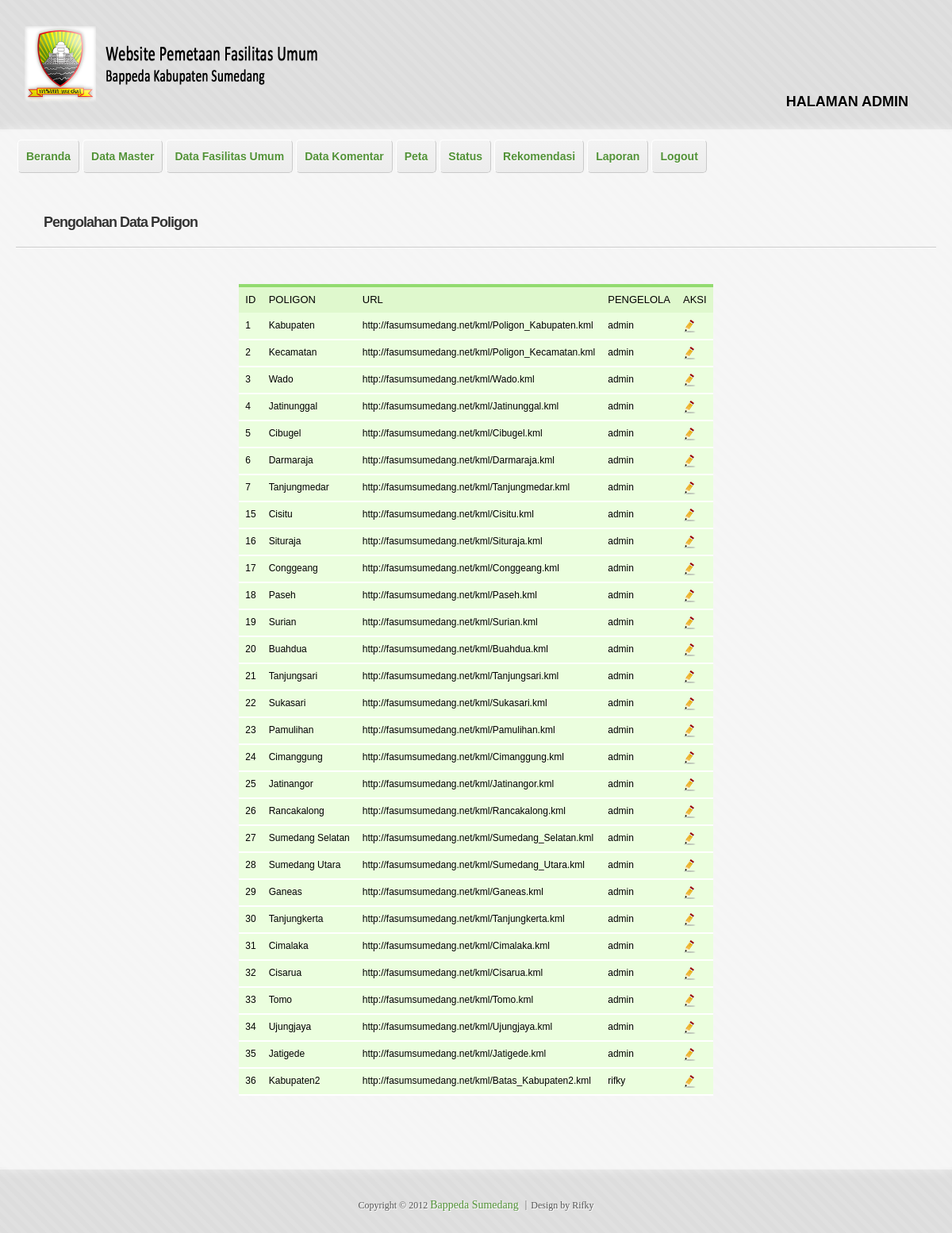
Page /admin/poligon_lihat.php (signed in) on the committed database.
### tables this page shows
CREATE TABLE IF NOT EXISTS `poligon` (
  `id_poligon` int(11) NOT NULL AUTO_INCREMENT,
  `nama_poligon` varchar(50) NOT NULL,
  `url` varchar(150) NOT NULL,
  `username` varchar(30) NOT NULL,
  PRIMARY KEY (`id_poligon`),
  KEY `username` (`username`)
);

### admin/poligon_lihat.php (the view, shortened to what this page needs)
<?php
	if(isset($_SESSION['sudahlogin']))
	{
?>
<!doctype html>
<html lang="id">
<head>
	<?php
	include("lib_func.php");
	?>
    <link href="style.css" rel="stylesheet" />
</head>
<body>
<div id="wrapper">
    <header id="header" class="clearfix" role="banner">
    </header>
<div id="main" class="clearfix">
    <nav id="menu" class="clearfix" role="navigation">
    </nav>
    <div id="content" role="main">
        <article class="post">
            <h2 class="entry-title"><a href="#">Pengolahan Data Poligon</a></h2><hr />
            <div class="entry-content">
                <?php
	$link=koneksi_db();
	$sql="select * from poligon order by id_poligon";
	$res=mysql_query($sql,$link);
	$banyakrecord=mysql_num_rows($res);
	if($banyakrecord>0){
	?>
		<div align="center">
        <table class="tabel">
		  <thead>
          <th col="col">ID</th>
          <th col="col">POLIGON</th>
          <th col="col">URL</th>
          <th col="col">PENGELOLA</th>
          <th col="col">AKSI</th>
		  </thead>
          <tbody>
		  <?php
		  	while($data=mysql_fetch_array($res)){
		  ?>
		  	<tr>
		  	   <td><?php echo $data['id_poligon'];?></td>
		  	   <td><?php echo $data['nama_poligon'];?></td>
               <td><?php echo $data['url'];?></td>
               <td><?php echo $data['username'];?></td>
		  	   <td><a href="poligon_ubah.php?id_poligon=<?php echo $data['id_poligon'];?>"><img src="../images/edit.png" border="0"></a></td>
		  	</tr>
		  <?php
		  	}
		  ?>
        </tbody>
		</table>
        </div>
	<?php
	}
	else{
	?>
	<div class="error">Data tidak ditemukan!</div>
    <a href="poligon_tambah.php"><center>Klik di sini untuk menambah data.</center></a>
	<?php
	}
	?>
            </div>
        </article>
    </div>
</div>
    <footer id="footer" align="center">
    </footer>
</div>
</body>
</html>
<?php
	}
	else
		header("Location: haruslogin.php");
?>

### admin/style.css (style rules this page uses)
html, body, div, span, object, iframe, h1, h2, h3, h4, h5, h6, p, blockquote, pre, abbr, address, cite, code, del, dfn, em, img, ins, kbd, q, samp, small, strong, sub, sup, var, b, i, dl, dt, dd, ol, ul, li, fieldset, form, label, legend, table, caption, tbody, tfoot, thead, tr, th, td, article, aside, canvas, details, figcaption, figure, footer, header, hgroup, menu, nav, section, summary, time, mark, audio, video { margin: 0; padding: 0; font-size: 100%; vertical-align: top; border-top-width: 0; border-right-width: 0; border-bottom-width: 0; border-left-width: 0; border-top-color: #000; border-right-color: #000; border-bottom-color: #000; border-left-color: #000; }
article, aside, details, figcaption, figure, footer, header, hgroup, menu, nav, section { display: block; }
.clearfix:before, .clearfix:after { content: ""; display: table; }
.clearfix:after { clear: both; }
.clearfix { zoom: 1; }
body { background-image: url(../images/bg.png); background-repeat: repeat; background-attachment: fixed; }
html { overflow-y: scroll; -webkit-text-size-adjust: 100%; -ms-text-size-adjust: 100%; }
#wrapper { width: 100%; }
a { color: #529237; text-decoration: none; -webkit-transition: all 100ms linear; transition: all 100ms linear; }
p, dl, hr, h1, h2, h3, ol, ul, dd, pre, table, fieldset { margin-bottom: 20px; }
h1, h2, h3, h4, h5, h6 { font-family: 'Droid Serif', sans-serif; text-shadow: 0 1px 0 #fff; }
h2 { font-size: 26px; }
.tabel { font-family: "Lucida Sans Unicode", "Lucida Grande", Sans-Serif; font-size: 12px; margin: 45px; text-align: left; border-collapse: collapse; }
.tabel th { font-size: 13px; font-weight: normal; padding: 8px; background-color: #dff8cd ; border-top-width: 4px; border-bottom-width: 1px; border-top-style: solid; border-bottom-style: solid; border-top-color: #92DB6F; border-bottom-color: #fff; }
.tabel td { padding: 8px; background:#ebfede; border-bottom: 2px solid #fff; border-top: 2px solid transparent; }
b, strong, th { font-weight: bold; }
hr { display: block; height: 0px; border: 0; border-top: 1px solid #ccc; border-bottom: 1px solid rgba(255, 255, 255, 0.6); margin: 20px 0; padding: 0; }
#header { padding: 0px 10px 5px; }
#main { background: rgba(255, 255, 255, 0.7); width: 100%; -webkit-box-shadow: 0px 0px 0px 3px rgba(255, 255, 255, 0.5), 0px 0px 15px rgba(255, 255, 255, 0.8); -moz-box-shadow: 0px 0px 0px 3px rgba(255, 255, 255, 0.5), 0px 0px 15px rgba(255, 255, 255, 0.8); box-shadow: 0px 0px 0px 3px rgba(255, 255, 255, 0.5), 0px 0px 15px rgba(255, 255, 255, 0.8); }
#content { float: left; width:100%; padding:25px 0 ; }
#menu { margin-top: 0; margin-right: 0; margin-bottom: 12px; margin-left: 12px; padding:10px; }
.post { padding: 20px; }
.post:first-of-type { padding-top: 0; }
.post .entry-title { margin-bottom: 10px; margin-left:35px; }
.post .entry-title a { color: #333; display: block; font-size: 18px; font-weight: bold; letter-spacing: -1px; -webkit-transition: color 150ms ease-in-out; transition: color 150ms ease-in-out; }
#footer { color: #555; padding: 40px 20px; text-shadow: 1px 1px 0px #fff; font: 12px 'Droid Serif', Georgia, serif; }

### rows in the picture
poligon: id_poligon "1", nama_poligon "Kabupaten", url "http://fasumsumedang.net/kml/Poligon_Kabupaten.kml", username "admin"
poligon: id_poligon "2", nama_poligon "Kecamatan", url "http://fasumsumedang.net/kml/Poligon_Kecamatan.kml", username "admin"
poligon: id_poligon "3", nama_poligon "Wado", url "http://fasumsumedang.net/kml/Wado.kml", username "admin"
poligon: id_poligon "4", nama_poligon "Jatinunggal", url "http://fasumsumedang.net/kml/Jatinunggal.kml", username "admin"
poligon: id_poligon "5", nama_poligon "Cibugel", url "http://fasumsumedang.net/kml/Cibugel.kml", username "admin"
poligon: id_poligon "6", nama_poligon "Darmaraja", url "http://fasumsumedang.net/kml/Darmaraja.kml", username "admin"
poligon: id_poligon "7", nama_poligon "Tanjungmedar", url "http://fasumsumedang.net/kml/Tanjungmedar.kml", username "admin"
poligon: id_poligon "15", nama_poligon "Cisitu", url "http://fasumsumedang.net/kml/Cisitu.kml", username "admin"
poligon: id_poligon "16", nama_poligon "Situraja", url "http://fasumsumedang.net/kml/Situraja.kml", username "admin"
poligon: id_poligon "17", nama_poligon "Conggeang", url "http://fasumsumedang.net/kml/Conggeang.kml", username "admin"
poligon: id_poligon "18", nama_poligon "Paseh", url "http://fasumsumedang.net/kml/Paseh.kml", username "admin"
poligon: id_poligon "19", nama_poligon "Surian", url "http://fasumsumedang.net/kml/Surian.kml", username "admin"
poligon: id_poligon "20", nama_poligon "Buahdua", url "http://fasumsumedang.net/kml/Buahdua.kml", username "admin"
poligon: id_poligon "21", nama_poligon "Tanjungsari", url "http://fasumsumedang.net/kml/Tanjungsari.kml", username "admin"
poligon: id_poligon "22", nama_poligon "Sukasari", url "http://fasumsumedang.net/kml/Sukasari.kml", username "admin"
poligon: id_poligon "23", nama_poligon "Pamulihan", url "http://fasumsumedang.net/kml/Pamulihan.kml", username "admin"
poligon: id_poligon "24", nama_poligon "Cimanggung", url "http://fasumsumedang.net/kml/Cimanggung.kml", username "admin"
poligon: id_poligon "25", nama_poligon "Jatinangor", url "http://fasumsumedang.net/kml/Jatinangor.kml", username "admin"
poligon: id_poligon "26", nama_poligon "Rancakalong", url "http://fasumsumedang.net/kml/Rancakalong.kml", username "admin"
poligon: id_poligon "27", nama_poligon "Sumedang Selatan", url "http://fasumsumedang.net/kml/Sumedang_Selatan.kml", username "admin"
poligon: id_poligon "28", nama_poligon "Sumedang Utara", url "http://fasumsumedang.net/kml/Sumedang_Utara.kml", username "admin"
poligon: id_poligon "29", nama_poligon "Ganeas", url "http://fasumsumedang.net/kml/Ganeas.kml", username "admin"
poligon: id_poligon "30", nama_poligon "Tanjungkerta", url "http://fasumsumedang.net/kml/Tanjungkerta.kml", username "admin"
poligon: id_poligon "31", nama_poligon "Cimalaka", url "http://fasumsumedang.net/kml/Cimalaka.kml", username "admin"
poligon: id_poligon "32", nama_poligon "Cisarua", url "http://fasumsumedang.net/kml/Cisarua.kml", username "admin"
poligon: id_poligon "33", nama_poligon "Tomo", url "http://fasumsumedang.net/kml/Tomo.kml", username "admin"
poligon: id_poligon "34", nama_poligon "Ujungjaya", url "http://fasumsumedang.net/kml/Ujungjaya.kml", username "admin"
poligon: id_poligon "35", nama_poligon "Jatigede", url "http://fasumsumedang.net/kml/Jatigede.kml", username "admin"
poligon: id_poligon "36", nama_poligon "Kabupaten2", url "http://fasumsumedang.net/kml/Batas_Kabupaten2.kml", username "rifky"
